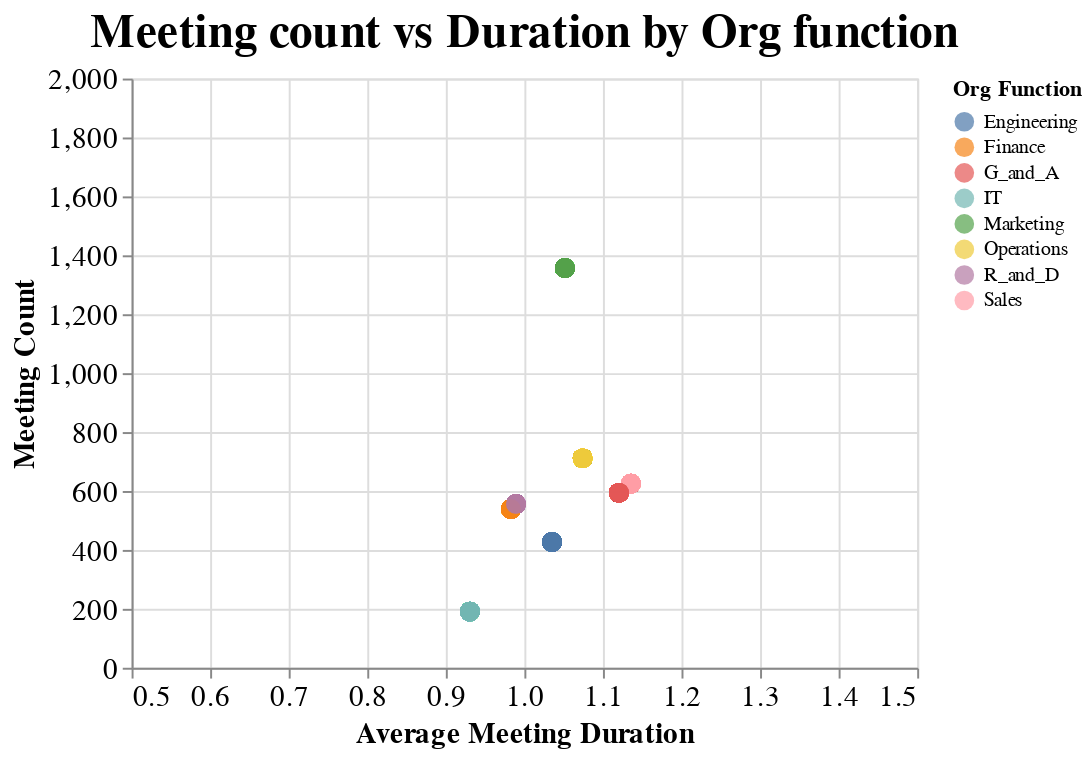

Notebook source saved alongside this figure:
### Code cell
# Plot Meeting count vs duration by organizer function type
dfc = df.sample(5000)
dfc["avg_meeting_duration"] = dfc.groupby('Organizer_FunctionType')["DurationHours"].transform('mean')
dfc["avg_meeting_count"] = dfc.groupby('Organizer_FunctionType')["MeetingId"].transform('count')
meet_duration_df = dfc[['Organizer_FunctionType', 'avg_meeting_duration', 'avg_meeting_count']].copy()

alt.Chart(meet_duration_df).mark_circle(size=100).encode(
    alt.X('avg_meeting_duration', axis=alt.Axis(title="Average Meeting Duration"),
          scale=alt.Scale(domain=(0.5, 1.5))), 
    alt.Y('avg_meeting_count', axis=alt.Axis(title="Meeting Count"),
          scale = alt.Scale(domain=(0, 2000))),
    color=alt.Color('Organizer_FunctionType', legend=alt.Legend(title="Org Function")),
    tooltip=['Organizer_FunctionType', 'avg_meeting_duration', 'avg_meeting_count']
).interactive().properties(title='Meeting count vs Duration by Org function').configure_axis(
    labelFontSize=15,titleFontSize=15,).configure_title(fontSize=24)

### Figure 1 — Vega-Lite specification as saved in the notebook (floating-point values rounded to 4 significant figures; data arrays with more than 128 entries replaced by an {"elided": "..."} marker saying what was removed)
{"config": {"view": {"continuousWidth": 400, "continuousHeight": 300}, "axis": {"labelFontSize": 15, "titleFontSize": 15}, "title": {"fontSize": 24}}, "data": {"name": "data-38aff64b2cbf7b29f715466e57e1c22e"}, "mark": {"type": "circle", "size": 100}, "encoding": {"color": {"type": "nominal", "field": "Organizer_FunctionType", "legend": {"title": "Org Function"}}, "tooltip": [{"type": "nominal", "field": "Organizer_FunctionType"}, {"type": "quantitative", "field": "avg_meeting_duration"}, {"type": "quantitative", "field": "avg_meeting_count"}], "x": {"type": "quantitative", "axis": {"title": "Average Meeting Duration"}, "field": "avg_meeting_duration", "scale": {"domain": [0.5, 1.5]}}, "y": {"type": "quantitative", "axis": {"title": "Meeting Count"}, "field": "avg_meeting_count", "scale": {"domain": [0, 2000]}}}, "selection": {"selector012": {"type": "interval", "bind": "scales", "encodings": ["x", "y"]}}, "title": "Meeting count vs Duration by Org function", "$schema": "https://vega.github.io/schema/vega-lite/v4.8.1.json", "datasets": {"data-38aff64b2cbf7b29f715466e57e1c22e": {"elided": "5000 records"}}}
